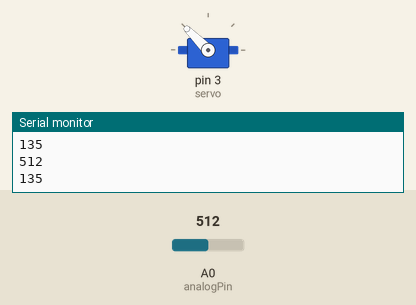
The sketch below on a simulated Arduino Uno, built with avr-gcc and run on an emulated ATmega328P. On the bench: servo, the last lines printed to the serial monitor. The inputs (shaded band) are chosen by the test bench; at power-on: A0 (analogPin) = 512.

Above: at 1.2 s.
1.3 s: A0 (analogPin) set to 716
At 2.3 s:
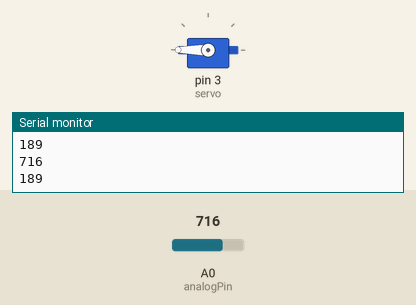
3.0 s: A0 (analogPin) set to 306
At 3.6 s:
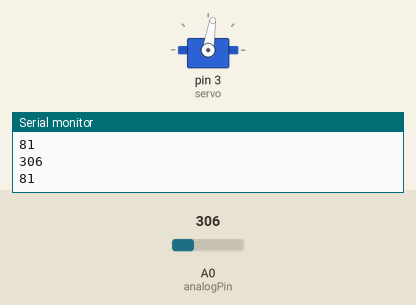
4.5 s: A0 (analogPin) set to 122
At 4.9 s:
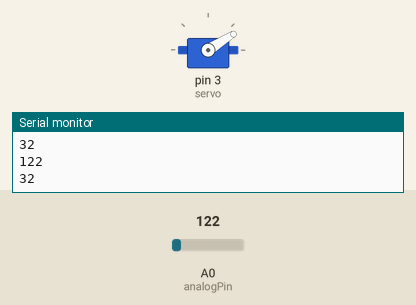
6.0 s: A0 (analogPin) set to 0
At 7.2 s:
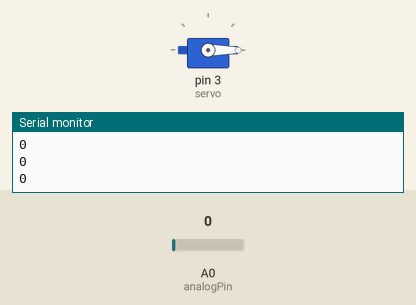
7.5 s: A0 (analogPin) set to 511
At 8.6 s:
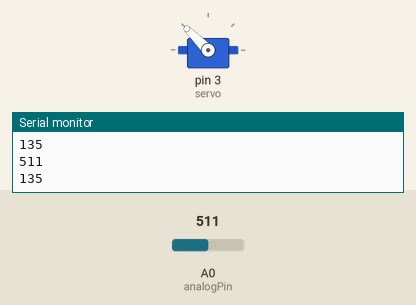
9.0 s: A0 (analogPin) set to 900
At 9.8 s:
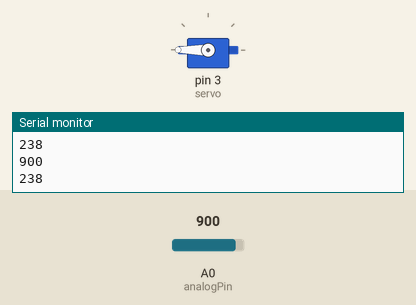
Timing chart, 0 to 11.5 s (numbered marks = the images above; inputs shaded):
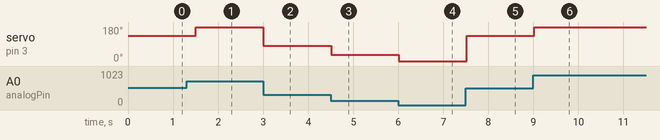

Measured:
- after the input at 1.3 s, servo on pin 3 (servo): 135° → 180° after 0.20 s
- after the input at 3.0 s, servo on pin 3 (servo): 180° → 81° at once
- after the input at 4.5 s, servo on pin 3 (servo): 81° → 32° at once
- after the input at 6.0 s, servo on pin 3 (servo): 32° → 0° at once
- after the input at 7.5 s, servo on pin 3 (servo): 0° → 135° at once
- after the input at 9.0 s, servo on pin 3 (servo): 135° → 180° at once

The sketch:

Lab1_Servo.ino
```cpp
#include <Servo.h>

Servo servo;
int analogPin = 0;

void setup() {
  Serial.begin(9600);
  servo.attach(3);
}

void loop() {
  // put your main code here, to run repeatedly:
  int val = analogRead(analogPin);
  float convert = (float(val)/679) * 180;
  int pwm = int(convert);
  Serial.println(val);
  Serial.println(pwm);
  servo.write(pwm);
  delay(250);
}
```
